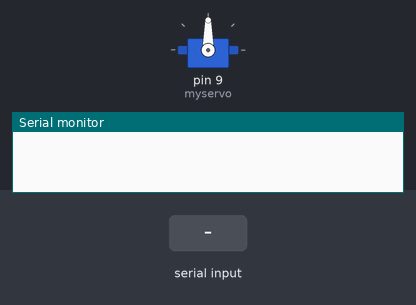
This sketch was run on a simulated Arduino Uno, built with avr-gcc and run on an emulated ATmega328P. Shown: servo, the last lines printed to the serial monitor. The inputs (shaded band) are chosen by the test bench.

Above: at 1.2 s.
1.3 s: "90,45\n" received over Serial
At 3.5 s:
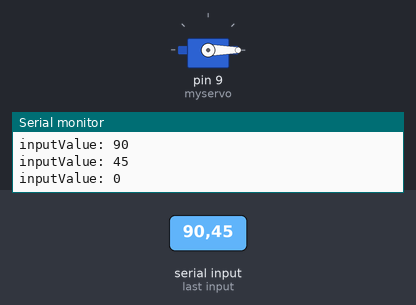
3.8 s: "30,150\n" received over Serial
At 4.6 s:
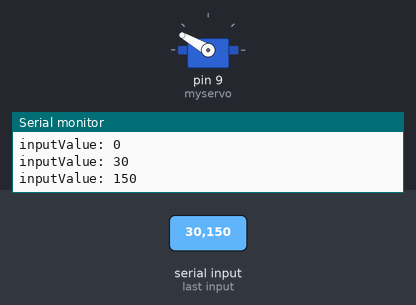
6.3 s: "200\n" received over Serial
At 6.7 s:
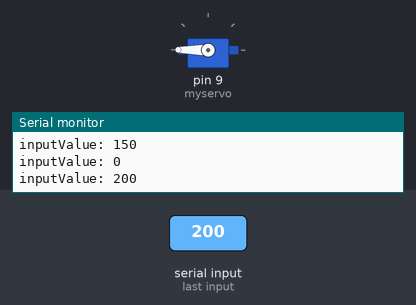
Timing chart, 0 to 9.3 s (numbered marks = the images above; inputs shaded):
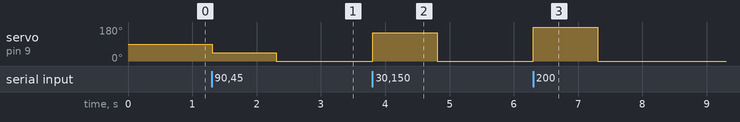

Measured:
- after the input at 1.3 s, servo on pin 9 (myservo): 90° → 45° at once, → 0° 1.0 s later
- after the input at 3.8 s, servo on pin 9 (myservo): 0° → 150° at once, → 0° 1.0 s later
- after the input at 6.3 s, servo on pin 9 (myservo): 0° → 180° at once, → 0° 1.0 s later

The sketch:

ch5_extra_01_find_servo_positions.ino
```cpp
/**
 * This sketch will help you find good opening and closing positions
 * for your specific servo motor.
 * You probably don’t need to run this sketch, only if you had problems
 * finding good positions.
 * This sketch was written after the book release, so there is no mention
 * of it in the book.
 *
 * Servo motor must be connected to pin 9.
 *
 * How to use:
 * - Put a sticky note (or something similar) on the tip of the servo motor,
 *   so you can see better in which direction it is pointing
 * - Upload the sketch
 * - Open the Serial Monitor
 * - Enter a number (between 0 and 180), then press the Enter key
 * - Repeat entering numbers until you find numbers that work for your
 *   specific opening and closing positions
 * - Write down the numbers for the opening and closing positions
 * - Return to the book
 * - Use the numbers you wrote down for the opening and closing positions
 *   instead of the positions used in the book
 */

#include <Servo.h>

Servo myservo; // create servo object to control a servo

void setup() {
  Serial.begin(9600);
  myservo.attach(9);  // attaches the servo on pin 9 to the servo object
}

void loop() {
  while (Serial.available() > 0) {
    int inputValue = Serial.parseInt();
    Serial.print("inputValue: ");
    Serial.println(inputValue);
    myservo.write(inputValue); // move the servo to its new position
  }
}
```
